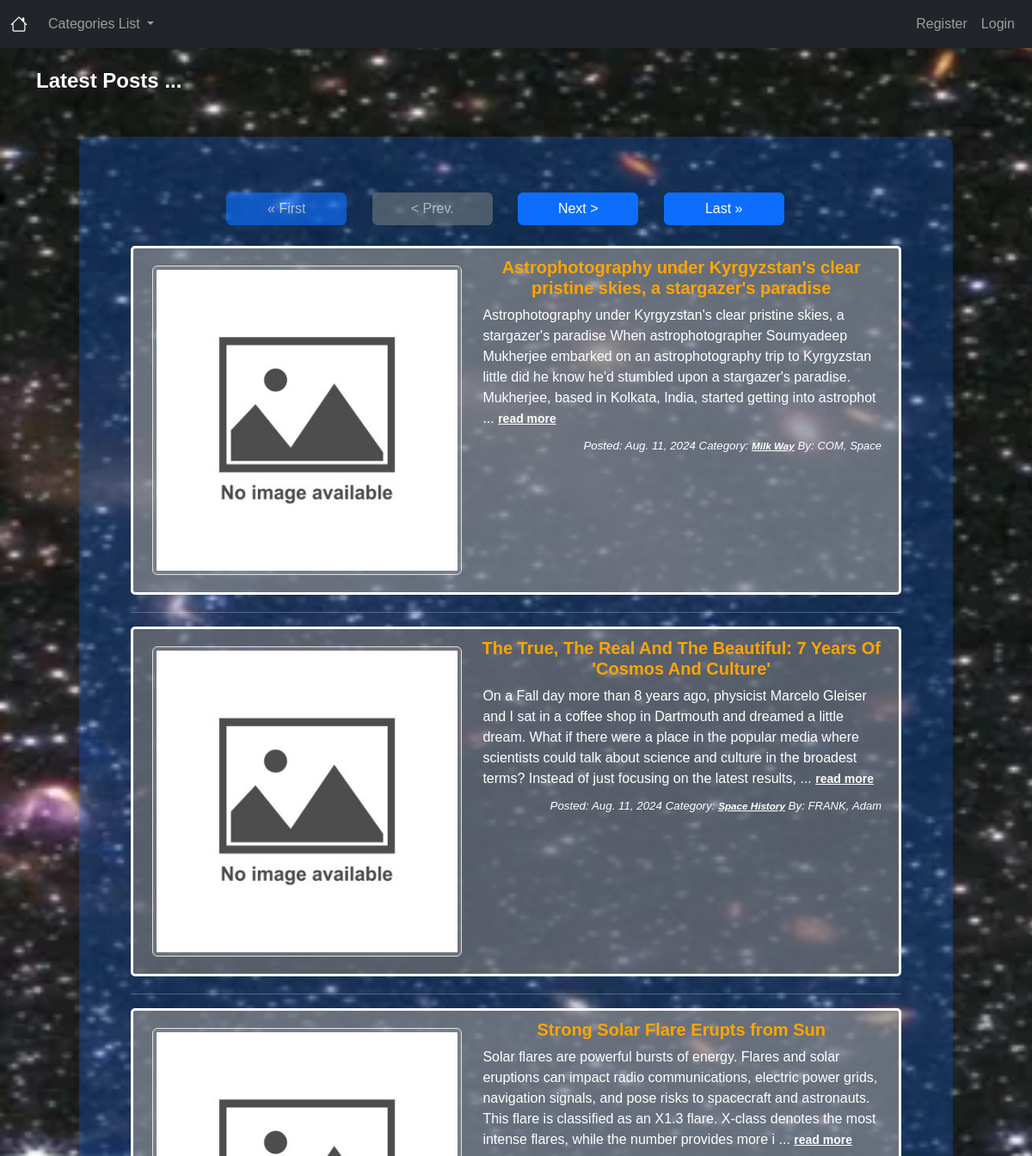
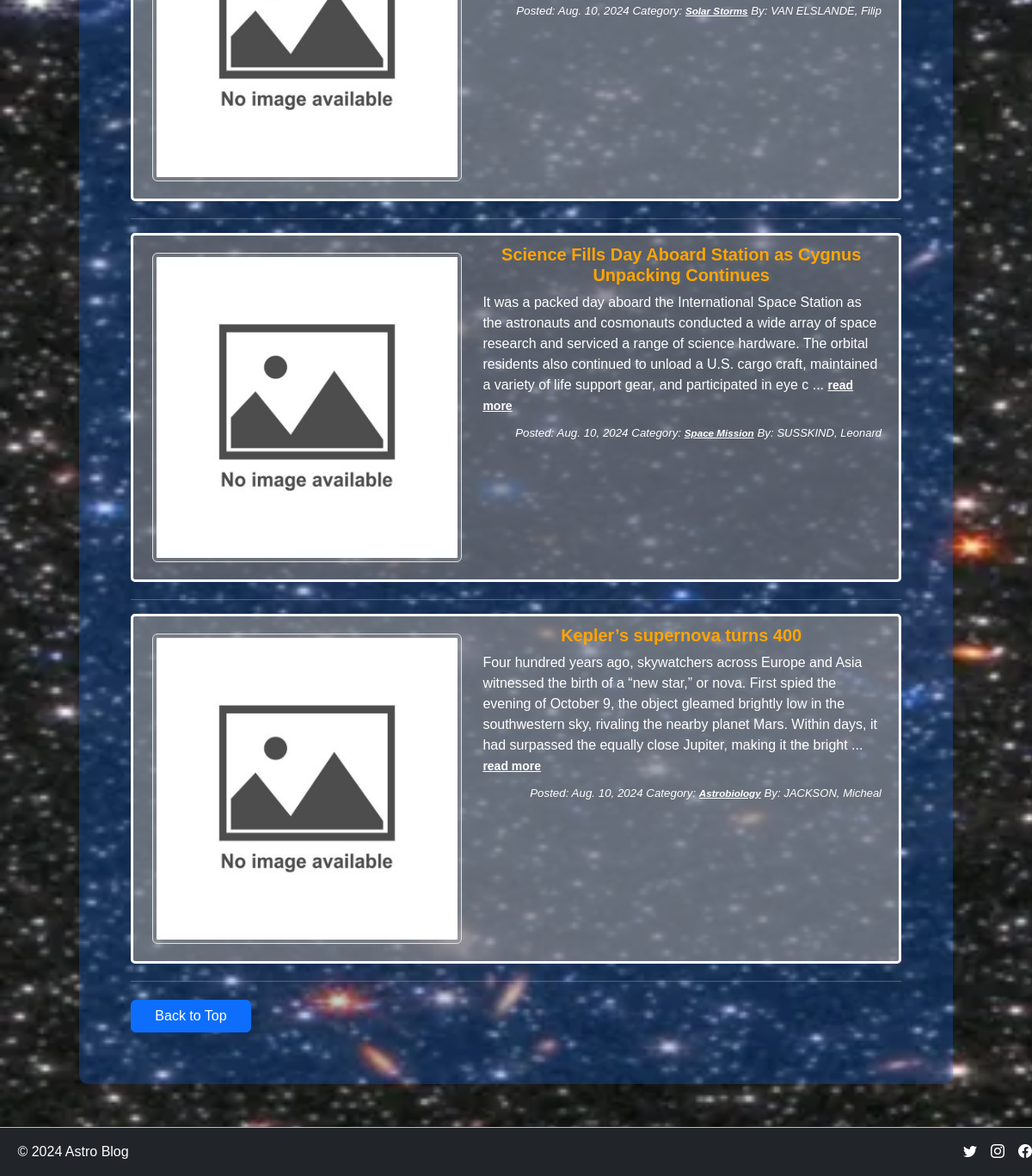
Page /frontpage/ on the earlier database version (2 pictures, top to bottom).
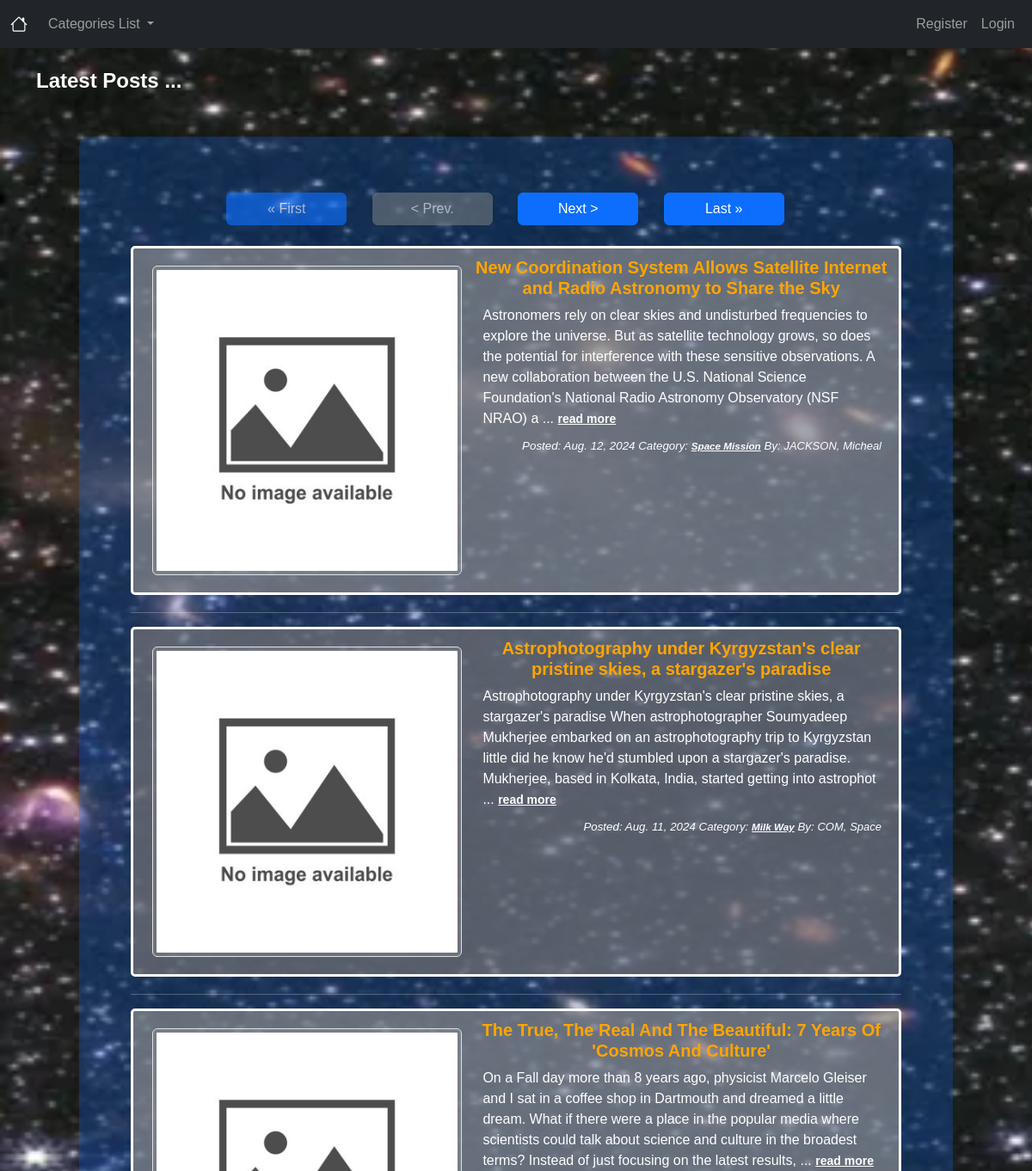
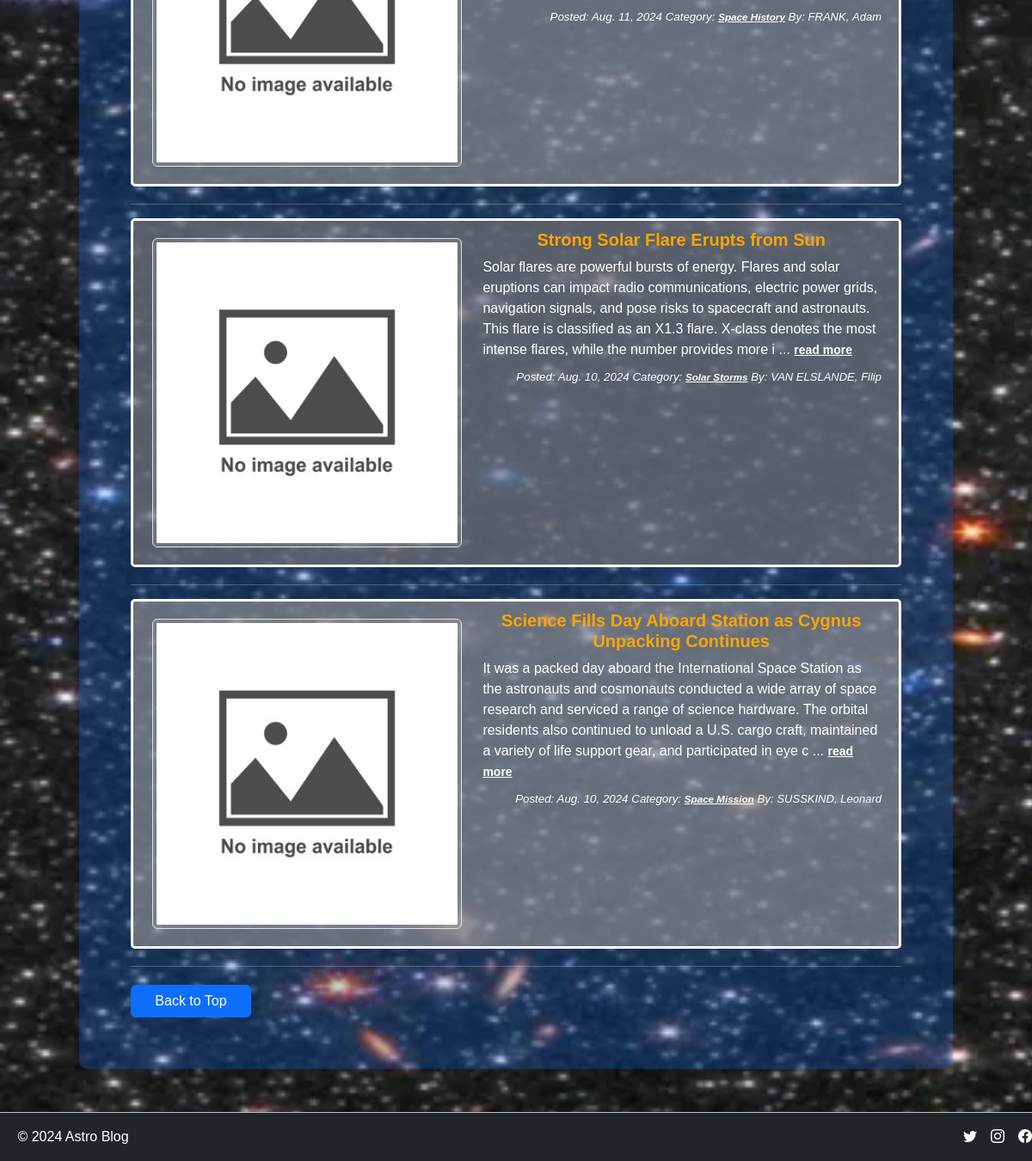
Same page on the later database version (2 pictures, top to bottom).
### blogger/models.py (models this page shows, shortened)
class Post(models.Model):
    ACTIVE = 'active'
    DRAFT = 'draft'
    CHOICES_STATUS = (
    (ACTIVE, 'Active'),
    (DRAFT, 'Draft')
    )
    title = models.CharField(max_length=200)
    image = CloudinaryField('image', null = True, blank= True)
    title_tag = models.CharField(max_length=200)
    author = models.ForeignKey(User, related_name='posts', on_delete=models.CASCADE)
    body = models.TextField()
    post_date = models.DateField(auto_now_add=True)
    created_at = models.DateTimeField(auto_now_add=True)
    status = models.CharField(max_length=10, choices=CHOICES_STATUS, default=ACTIVE)
    category = models.CharField(max_length=200, default='coding')
    likes = models.ManyToManyField(User, related_name='blog_posts_likes')
    class Meta:
        ordering = ('-created_at','post_date',)

### blogger/views.py (the view)
# urls.py: path('frontpage/', FrontpageView.as_view(), name= 'frontpage-blogpost'),
class FrontpageView(ListView):
    model = Post
    template_name = 'frontpage.html'  # Ensure this is the correct template for the front page
    context_object_name = 'posts'
    ordering = ['-post_date']
    paginate_by = 5  # Display 5 posts per page
    def get_context_data(self, *args, **kwargs):
        context = super(FrontpageView, self).get_context_data(*args, **kwargs)
        context["cat_menu"] = Category.objects.all()
        return context

### blogger/models.py (called while the page is built)
     def __str__(self):
         return self.name

### blogger/templates/frontpage.html (shortened to what this page needs)
{% extends 'base.html' %}
{% load static %}
{% block content %}
<h4>Latest Posts ...</h4>
<div class="content">
  <div class="d-md-flex justify-content-evenly">
    <div class="d-md-flex justify-content-evenly">
      <span class="step-links">
        {% if page_obj.has_previous %}
        <button onclick="window.location.href='?page=1'" class="btn btn-primary">&laquo; First</button>
        <button onclick="window.location.href='?page={{ page_obj.previous_page_number }}'"
          class="btn btn-primary">&lt; Prev.</button>
        {% else %}
        <button onclick="window.location.href='?page=1'" class="btn btn-primary" disabled>&laquo; First</button>
        <button class="btn btn-secondary" disabled>&lt; Prev.</button>
        {% endif %}
        {% if page_obj.has_next %}
        <button onclick="window.location.href='?page={{ page_obj.next_page_number }}'"
          class="btn btn-primary">Next &gt;</button>
        <button onclick="window.location.href='?page={{ page_obj.paginator.num_pages }}'" class="btn btn-primary">Last
          &raquo;</button>
        {% else %}
        <button class="btn btn-secondary" disabled>Next &gt;</button>
        <button onclick="window.location.href='?page={{ page_obj.paginator.num_pages }}'" class="btn btn-primary"
          disabled>Last &raquo;</button>
        {% endif %}
      </span>
    </div>
  </div>
  <br>
  {% for post in posts %}
  <section class="post {% if forloop.counter0|divisibleby:2 %} bg-l-gray {% else %} bg-d-gray {% endif %}">
    <div class="d-md-flex">
      <div class="container">
        {% if post.image.url %}
        <img src="{{ post.image.url }}" class="img-thumbnail" alt="post-image">
        {% else %}
        <img src="{% static 'images/no-image-available.jpg' %}" class="img-thumbnail" alt="no-image-available">
        {% endif %}
      </div>
      <div>
        <h5 class="container-frontpage">{{ post.title }}</h5>
        <div class="container">
          {{ post.body|slice:":310" }} ... <a href="{% url 'article-detail' post.pk %}"
          class="color-hyperlink"><small><strong>read more</strong></small></a>
        </div>
        <p class="italicize"> Posted: {{ post.post_date }} Category:
          <a href="{% url 'category' post.category|slugify %}" class="color-hyperlink"><small><strong>{{ post.category }}</strong></small></a>
          By: <small class="last-name">{{ post.author.last_name }}</small>,
          <small class="first-name">{{ post.author.first_name }}</small>
        </p>
      </div>
    </div>
  </section>
  <hr>
  {% endfor %}
  <div class="back-to-top-button">
    <a href="#" class="btn btn-primary color-hyperlink-footer">Back to Top</a>
  </div>
</div>
{% endblock %}

### blogger/templates/base.html (shortened to what this page needs)
<!doctype html>
<html lang="en">
<head>
  {% load static %}
  <link href="https://cdn.jsdelivr.net/npm/bootstrap@5.3.3/dist/css/bootstrap.min.css" rel="stylesheet"
>
  <link href="{% static 'css/styles.css' %}" rel="stylesheet">
  <link rel="stylesheet" href="https://cdn.jsdelivr.net/npm/bootstrap-icons@1.7.1/font/bootstrap-icons.css">
</head>
<body>
  <nav class="navbar navbar-expand-lg navbar-dark bg-dark">
    <div class="container-fluid">
      <a class="navbar-brand" href="{% url 'homepage' %}">
        <i class="bi bi-house"></i>
      </a>
      <div class="collapse navbar-collapse" id="navbarNavDarkDropdown">
        <ul class="navbar-nav me-auto">
          {% if cat_menu %}
          <li class="nav-item dropdown">
            <a class="nav-link dropdown-toggle" href="#" id="navbarDarkDropdownMenuLink" role="button"
              data-bs-toggle="dropdown" aria-expanded="false">
              Categories List
            </a>
          </li>
          {% else %}
          <li class="nav-item">
            <a class="nav-link" href="{% url 'category-list' %}">Category List Menu</a>
          </li>
          {% endif %}
        </ul>
        <ul class="navbar-nav ms-auto">
          {% if user.is_authenticated %}
          {% if user.profile.id %}
          <li class="nav-item">
            <a class="nav-link" href="{% url 'edit-profile-page' user.profile.id %}">
              Logged in as:<strong style="color: white;"> {{ user.first_name }}</strong></a>
          </li>
          {% else %}
          <li class="nav-item">
            <a class="nav-link" href="{% url 'create-profile-page' %}">
              Logged in as:<strong style="color: white;"> {{ user.first_name }}</strong></a>
          </li>
          {% endif %}
          <li class="nav-item">
            <a class="nav-link" href="{% url 'logout' %}">Logout</a>
          </li>
          {% else %}
          <li class="nav-item">
            <a class="nav-link" href="{% url 'register' %}">Register</a>
          </li>
          <li class="nav-item">
            <a class="nav-link" href="{% url 'login' %}">Login</a>
          </li>
          {% endif %}
        </ul>
      </div>
    </div>
  </nav>
  <div class="container mt-4">
    {% block content %}
    {% endblock %}
  </div>
  <footer class="footer bg-dark">
    <div class="d-flex justify-content-between align-items-center py-3 border-highlight">
      <div class="col-md-4 d-flex align-items-center">
        <a href="/" class="me-2 text-muted text-decoration-none">
          <i class="bi bi-cup"></i>
          <span class="color-hyperlink">&copy; 2024 Astro Blog</span>
        </a>
      </div>
      <ul class="nav col-md-4 justify-content-end list-unstyled d-flex">
        <li class="ms-3 "><a class="color-hyperlink" href="#"><i class="bi bi-twitter"></i></a></li>
        <li class="ms-3"><a class="color-hyperlink" href="#"><i class="bi bi-instagram"></i></a></li>
        <li class="ms-3"><a class="color-hyperlink" href="#"><i class="bi bi-facebook"></i></a></li>
      </ul>
    </div>
  </footer>
</body>
</html>

### static/css/styles.css (style rules this page uses)
:root { --primary-color: #ffffff; --attrib-color: #3987a6; --primary-color-highlight: #bdbdbd; --bs-body-bg: #9e9e9e4e; --bs-body-font-family: 'Montserrat', sans-serif; --accent-color: #9e9e9e; --border-color: #000000; --main-text-color: #ffffff; }
html { scroll-behavior: smooth; }
h4 { font-weight: bolder; }
ul { list-style-type: none; }
body { font-family: 'Montserrat', Arial, sans-serif; text-align: left; background-color: black; background-size: cover; color: hsl(0, 0%, 100%); background-image: url("../images/background.webp"); }
.bg-l-gray { background-color: rgba(142, 142, 142, 0.67); }
.bg-d-gray { background-color: rgba(118, 117, 117, 0.67); }
.img-thumbnail { margin-top: 10px; margin-bottom: 10px; margin-left: 0; }
.color-hyperlink { color: white; }
.first-name, .last-name { font-size: small; text-transform: capitalize; }
.last-name { text-transform: uppercase; }
.container-frontpage { color: orange; text-align: center; font-weight: bolder; }
.italicize { padding-top: 10px; padding-right: 10px; font-size: smaller; font-style: italic; text-align: right; }
.content { background: rgba(13, 110, 253, 0.25); padding: 60px; border-radius: 10px; margin: 50px; }
.post { margin-bottom: 20px; padding: 10px; border-radius: 5px; border-style: solid; }
.btn { margin-top: 5px; margin-right: 25px; width: 140px; }
.footer .border-highlight { border-top: 1px solid var(--primary-color-highlight); padding-top: 10px; }

Differences in the rows shown:
no longer on this page (row unchanged): Post: title "Kepler’s supernova turns 400", body "Four hundred years ago, skywatchers across Europe and Asia witnessed the birth of a “new star,” or nova. First spied the evening of October 9, the object gleamed brightly low in the southwestern sky, rivaling the nearby planet Mars. Within days, it had surpassed the equally close Jupiter, making it the bright", post_date "Aug. 10, 2024", category "Astrobiology", author.last_name "JACKSON", author.first_name "Micheal"
added Post: title "New Coordination System Allows Satellite Internet and Radio Astronomy to Share the Sky", body "Astronomers rely on clear skies and undisturbed frequencies to explore the universe. But as satellite technology grows, so does the potential for interference with these sensitive observations. A new collaboration between the U.S. National Science Foundation's National Radio Astronomy Observatory (NSF NRAO) a", post_date "Aug. 12, 2024", category "Space Mission", author.last_name "JACKSON", author.first_name "Micheal"
